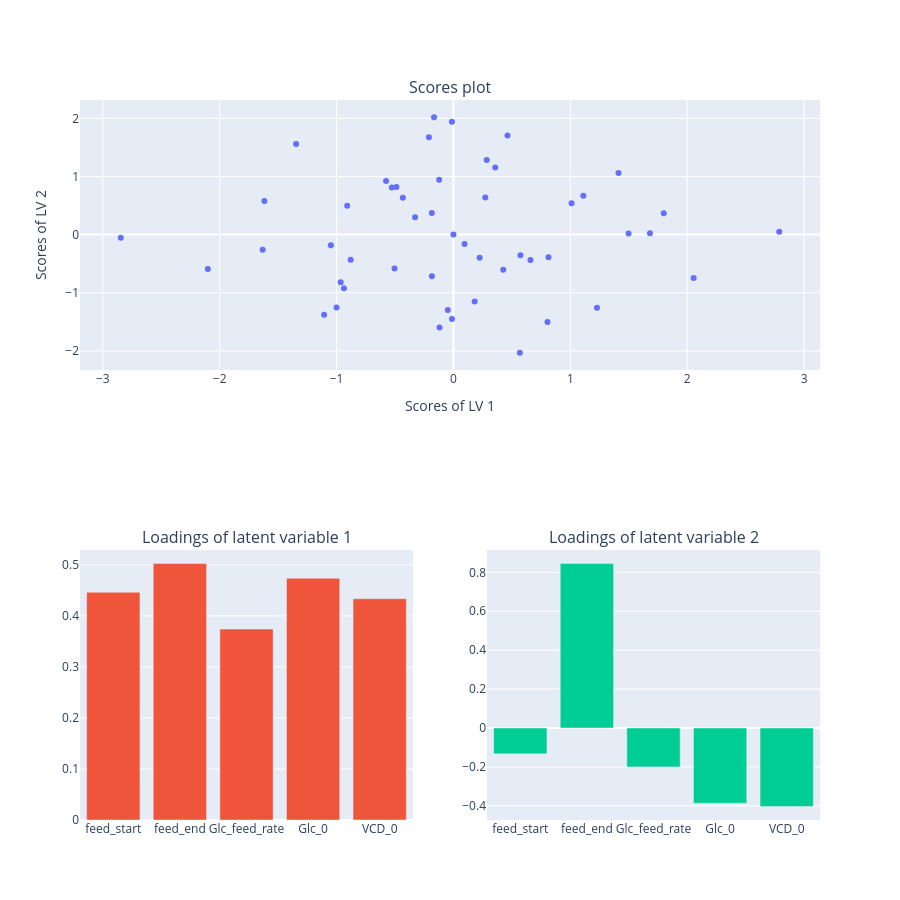

Here is the notebook cell this chart was saved with:
### Code cell
#@title Scores and loadings plot of the PLS model
fig = make_subplots(rows=2, cols=2, specs=[[{"colspan": 2}, None], [{}, {}]],
                    subplot_titles=("Scores plot", "Loadings of latent variable " + str(LV_X_AXIS), "Loadings of latent variable " + str(LV_Y_AXIS)))
fig.add_trace(go.Scatter(x=pls_model.x_scores_[:, LV_X_AXIS-1], y=pls_model.x_scores_[:, LV_Y_AXIS-1], mode='markers', name='Scores'), row=1, col=1)
fig.add_bar(x=X_columns, y=pls_model.x_loadings_[:, LV_X_AXIS-1], name='Loadings LV ' + str(LV_X_AXIS), row=2, col=1)
fig.add_bar(x=X_columns, y=pls_model.x_loadings_[:, LV_Y_AXIS-1], name='Loadings LV ' + str(LV_Y_AXIS), row=2, col=2)
fig.update_xaxes(title_text="Scores of LV " + str(LV_X_AXIS), row=1, col=1)
fig.update_yaxes(title_text="Scores of LV " + str(LV_Y_AXIS), row=1, col=1)
fig.update_layout(height=900, showlegend=False)
fig.show()

### Figure 1 — Plotly figure (JSON) as saved in the notebook; plotly's stock layout.template omitted (floating-point values rounded to 4 significant figures)
{"data": [{"mode": "markers", "name": "Scores", "type": "scatter", "x": [1.878e-17, -0.1853, -1.049, 0.805, -1.617, -0.5039, -0.01233, -1.001, -0.2102, -0.8796, -0.9091, 0.2725, 0.8135, 0.285, 0.09501, 1.111, 1.498, 0.4626, -1.107, 1.228, 0.2245, -2.847, 0.5681, -0.166, 1.011, 0.3578, -1.346, 1.682, -0.1192, -0.04828, -2.102, -0.5764, 2.788, -0.4875, 0.1813, 0.5734, -0.5276, 1.8, -1.632, 1.412, -0.013, -0.4329, 0.4263, 2.055, -0.1845, -0.9368, -0.9648, 0.6586, -0.3284, -0.1223], "xaxis": "x", "y": [-4.381e-17, 0.3698, -0.1836, -1.504, 0.5766, -0.5846, -1.45, -1.252, 1.676, -0.4313, 0.4962, 0.6385, -0.3882, 1.282, -0.1602, 0.6701, 0.02105, 1.706, -1.378, -1.259, -0.3987, -0.05405, -2.032, 2.018, 0.5413, 1.156, 1.559, 0.02238, -1.597, -1.298, -0.593, 0.9236, 0.0503, 0.8175, -1.151, -0.3567, 0.8103, 0.3692, -0.2613, 1.062, 1.943, 0.634, -0.6061, -0.7467, -0.7158, -0.9242, -0.8171, -0.438, 0.2969, 0.9427], "yaxis": "y"}, {"name": "Loadings LV 1", "type": "bar", "x": ["feed_start", "feed_end", "Glc_feed_rate", "Glc_0", "VCD_0"], "xaxis": "x2", "y": [0.4464, 0.5027, 0.3741, 0.4737, 0.4338], "yaxis": "y2"}, {"name": "Loadings LV 2", "type": "bar", "x": ["feed_start", "feed_end", "Glc_feed_rate", "Glc_0", "VCD_0"], "xaxis": "x3", "y": [-0.1329, 0.8452, -0.1999, -0.3867, -0.4033], "yaxis": "y3"}], "layout": {"annotations": [{"font": {"size": 16}, "showarrow": false, "text": "Scores plot", "x": 0.5, "xanchor": "center", "xref": "paper", "y": 1.0, "yanchor": "bottom", "yref": "paper"}, {"font": {"size": 16}, "showarrow": false, "text": "Loadings of latent variable 1", "x": 0.225, "xanchor": "center", "xref": "paper", "y": 0.375, "yanchor": "bottom", "yref": "paper"}, {"font": {"size": 16}, "showarrow": false, "text": "Loadings of latent variable 2", "x": 0.775, "xanchor": "center", "xref": "paper", "y": 0.375, "yanchor": "bottom", "yref": "paper"}], "height": 900, "showlegend": false, "xaxis": {"anchor": "y", "domain": [0.0, 1.0], "title": {"text": "Scores of LV 1"}}, "xaxis2": {"anchor": "y2", "domain": [0.0, 0.45]}, "xaxis3": {"anchor": "y3", "domain": [0.55, 1.0]}, "yaxis": {"anchor": "x", "domain": [0.625, 1.0], "title": {"text": "Scores of LV 2"}}, "yaxis2": {"anchor": "x2", "domain": [0.0, 0.375]}, "yaxis3": {"anchor": "x3", "domain": [0.0, 0.375]}}}
